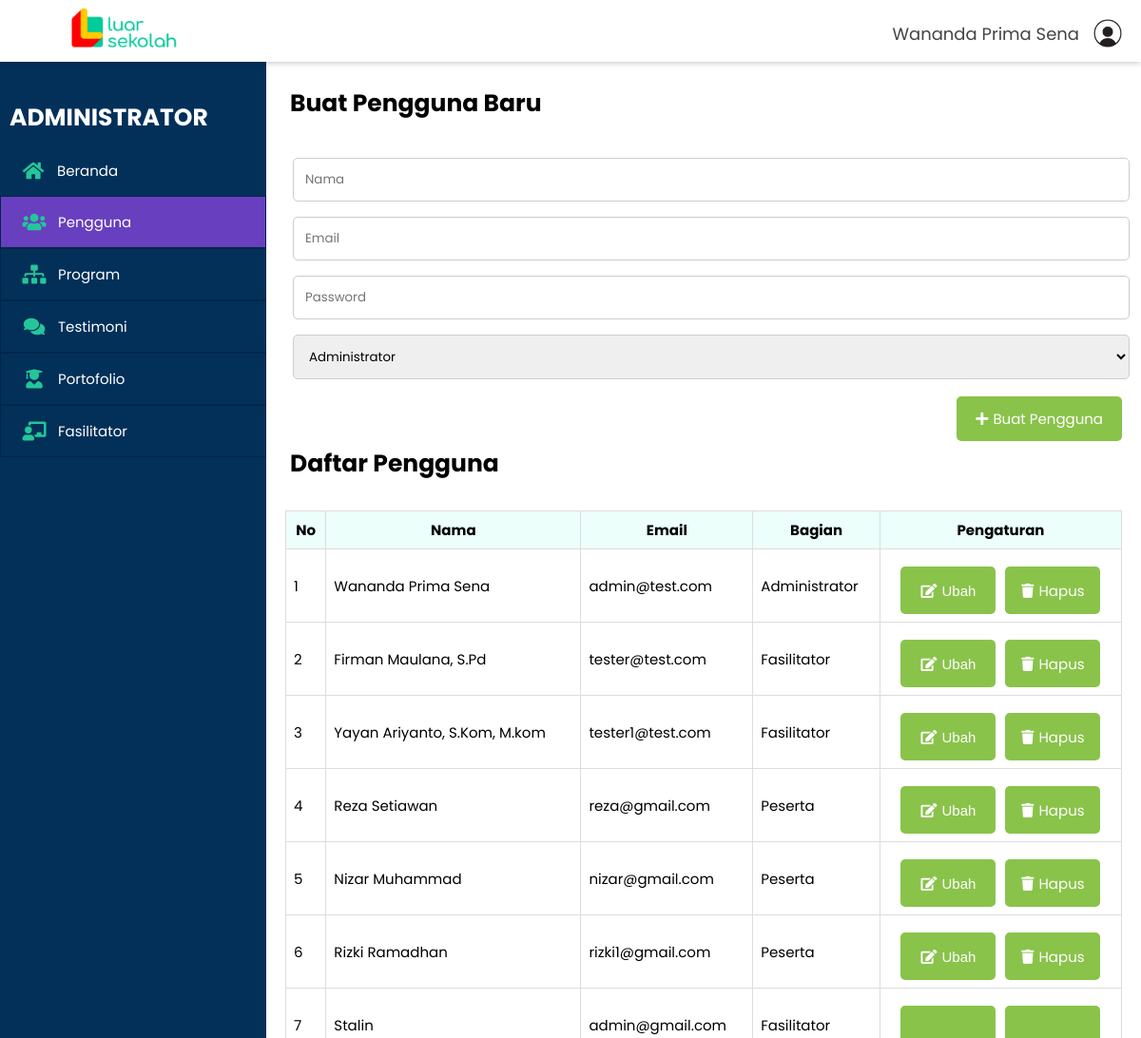
The app's page /pages/admin/users_control.php (signed in) with its own data.
### tables this page shows
CREATE TABLE `users` (
  `id` int NOT NULL,
  `username` char(50) NOT NULL,
  `email` varchar(50) NOT NULL,
  `password` varchar(255) NOT NULL,
  `role` enum('admin','user','facilitator') NOT NULL DEFAULT 'user'
);

### src/config/config.php (called while the page is built, shortened)
<?php
$connect = mysqli_connect("localhost", "root", "", "db_production");
function getUsers()
{
    global $connect;
    $result = mysqli_query($connect, "SELECT * FROM users");
    $rows = [];
    while ($row = mysqli_fetch_assoc($result)) {
        $rows[] = $row;
    }
    return $rows;
}

### pages/admin/users_control.php (the view, shortened to what this page needs)
<?php
require "../../src/config/config.php";
include '../../components/sidebar.php';
$users = getUsers();
$role_translation = [
    "admin" => "Administrator",
    "user" => "Peserta",
    "facilitator" => "Fasilitator"
];
?>
<!DOCTYPE html>
<html lang="en">
<head>
    <link rel="stylesheet" href="../../src/css/admin.css">
    <link rel="stylesheet" href="../../src/css/admin_modal.css">
    <link rel="stylesheet" href="https://cdnjs.cloudflare.com/ajax/libs/font-awesome/5.15.4/css/all.min.css">
    <link rel="stylesheet" href="https://cdnjs.cloudflare.com/ajax/libs/toastr.js/latest/toastr.min.css">
</head>
<body>
    <div class="container">
        <?php include '../../components/header.php'; ?>
        <main class="main">
            <section class="page-content">
                <article class="board">
                    <p>Buat Pengguna Baru</p>
                    <form action="" method="POST">
                        <input type="text" name="username" placeholder="Nama" required>
                        <input type="email" name="email" placeholder="Email" required>
                        <input type="password" name="password" placeholder="Password" required>
                        <select name="role" required>
                            <option value="Admin">Administrator</option>
                        </select>
                        <section class="create-client">
                            <button type="submit" name="add_user"><i class="fas fa-plus"></i>Buat Pengguna</button>
                        </section>
                    </form>
                    <p>Daftar Pengguna</p>
                    <div class="table-container">
                        <div class="table-horizontal-container">
                            <table class="unfixed-table">
                                <thead>
                                    <tr>
                                        <th>No</th>
                                        <th>Nama</th>
                                        <th>Email</th>
                                        <th>Bagian</th>
                                        <th>Pengaturan</th>
                                    </tr>
                                </thead>
                                <tbody>
                                    <?php if (empty($users)) : ?>
                                        <tr class="empty-row">
                                            <td colspan="5">Belum ada pengguna yang terdaftar</td>
                                        </tr>
                                    <?php else : ?>
                                        <?php foreach ($users as $user) : ?>
                                            <tr>
                                                <td><?= $user['id']; ?></td>
                                                <td><?= $user['username']; ?></td>
                                                <td><?= $user['email']; ?></td>
                                                <td><?= isset($role_translation[$user['role']]) ? $role_translation[$user['role']] : $user['role']; ?></td>
                                                <td class="aksi">
                                                    <section class="control-client">
                                                        <button type="button" class="edit-btn" data-id="<?= $user['id']; ?>"
                                                            data-username="<?= $user['username']; ?>"
                                                            data-email="<?= $user['email']; ?>"
                                                            data-role="<?= $user['role']; ?>">
                                                            <i class="fas fa-edit"></i>Ubah
                                                        </button>
                                                        <form action="" method="POST" style="display: inline;">
                                                            <button type="button" onclick="confirmDelete(event, this, 'delete_user')">
                                                                <i class="fas fa-trash"></i>Hapus
                                                            </button>
                                                        </form>
                                                    </section>
                                                </td>
                                            </tr>
                                        <?php endforeach; ?>
                                    <?php endif; ?>
                                </tbody>
                            </table>
                        </div>
                    </div>
                </article>
            </section>
        </main>
    </div>
</body>
</html>

### src/css/admin.css (style rules this page uses)
:root { box-sizing: border-box; font-size: 0.625rem; font-family: "Poppins", sans-serif; --sidebar-bgColor: #023059; --sidebar-bgColor-hover: #683fbf; --sidebar-txtColor: #ffff; --sidebar-headingColor: #7889a4; --page-content-bgColor: #f0f1f6; --page-content-txtColor: #171616; --page-content-blockColor: #fff; --icon-color: #24c699; --white: #fff; --black: #333; --blue: #00b9eb; --red: #b1160e; --pink: #f279c8; --purple: #8a33fe; --cyan: #5bb7ea; --ash: #f6b166; --deep-blue: #023059; }
form * { font-family: 'Poppins', sans-serif; }
*, *::before, *::after { margin: 0; padding: 0; box-sizing: inherit; outline: none; }
a, button { color: inherit; }
button { background: none; }
input { -webkit-appearance: none; appearance: none; }
button:not(:disabled), [type="button"]:not(:disabled), [type="reset"]:not(:disabled), [type="submit"]:not(:disabled) { cursor: pointer; }
.container { height: 100vh; width: 100vw; }
.main { display: grid; grid-template-columns: 28rem 2fr; height: calc(100vh - 6.5rem); transition: 0.5s all ease-in-out; overflow: hidden; }
.page-content { flex: 1; width: 100%; height: 100vh; overflow-y: auto; }
.page-content .board p { font-size: 2.5rem; padding: 0.5rem; font-weight: bold; }
button { padding: 1.2rem 2rem; font-size: 1.5rem; border: none; }
.page-content .board { background: var(--white); border-radius: 0.5rem; min-height: 100%; height: auto; overflow: scroll; padding: 2rem; margin-bottom: 2rem; }
.board>p { font-size: 1.5rem; margin-bottom: 2.5rem; }
.create-client { display: flex; margin-top: 1rem; }
.create-client button { margin-left: auto; background: #89c34a; border-radius: 0.5rem; color: var(--white); }
.create-client button i { margin-right: 0.5rem; }
.control-client { display: flex; margin-top: 1rem; gap: 0.5rem; justify-content: flex-end; }
.control-client button { background: #89c34a; border-radius: 0.5rem; color: var(--white); }
.control-client button i { margin-right: 0.5rem; }
input, select, textarea { width: 100%; padding: 1.2rem; border: 0.1rem solid #ccc; border-radius: 0.5rem; resize: vertical; margin: 8px; }
table { border-collapse: collapse; width: 100%; table-layout: auto; }
td, th { border: 1px solid #ddd; padding: 8px; background: white; box-sizing: border-box; text-align: left; font-size: 1.5rem; }
.table-container { margin-top: 20px; position: relative; }
thead th { position: sticky; top: -20px; z-index: 2; background: #ecfffa; text-align: center; }
thead th:first-child { left: 0; z-index: 3; }
tr> :first-child { position: -webkit-sticky; position: sticky; }
.control-client { display: flex; justify-content: center; align-items: center; gap: 10px; }
.control-client button { display: flex; align-items: center; justify-content: center; border: none; width: 100px; height: 50px; color: white; border-radius: 5px; cursor: pointer; }
.control-client button i { margin-right: 5px; }

### records on screen
users: id "1", username "Wananda Prima Sena", email "admin@test.com", role "Administrator"
users: id "2", username "Firman Maulana, S.Pd", email "tester@test.com", role "Fasilitator"
users: id "3", username "Yayan Ariyanto, S.Kom, M.kom", email "tester1@test.com", role "Fasilitator"
users: id "4", username "Reza Setiawan", email "reza@gmail.com", role "Peserta"
users: id "5", username "Nizar Muhammad", email "nizar@gmail.com", role "Peserta"
users: id "6", username "Rizki Ramadhan", email "rizki1@gmail.com", role "Peserta"
users: id "7", username "Stalin", email "admin@gmail.com", role "Fasilitator"

### other values on screen
$username "Wananda Prima Sena"
$item['label'] "Beranda"
$item['label'] "Pengguna"
$item['label'] "Program"
$item['label'] "Testimoni"
$item['label'] "Portofolio"
$item['label'] "Fasilitator"
